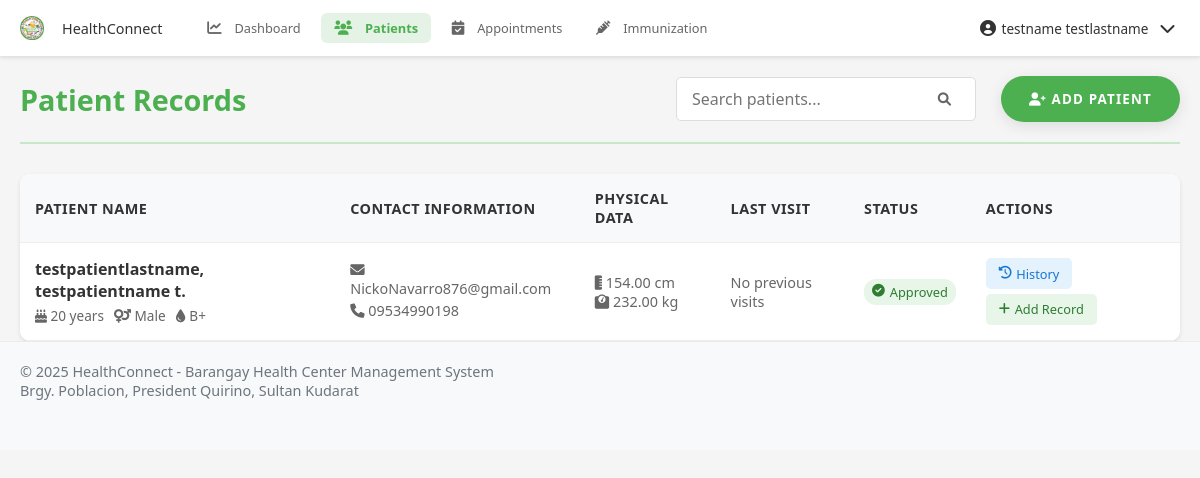
The app's page /pages/health_worker/patients.php (signed in) with its own data.
### tables this page shows
CREATE TABLE `patients` (
  `patient_id` int(11) NOT NULL,
  `user_id` int(11) DEFAULT NULL,
  `blood_type` varchar(5) DEFAULT NULL,
  `height` decimal(5,2) DEFAULT NULL,
  `weight` decimal(5,2) DEFAULT NULL,
  `emergency_contact_name` varchar(200) DEFAULT NULL,
  `emergency_contact_number` varchar(20) DEFAULT NULL,
  `emergency_contact_relationship` varchar(100) DEFAULT NULL,
  `created_at` timestamp NOT NULL DEFAULT current_timestamp(),
  `updated_at` timestamp NOT NULL DEFAULT current_timestamp() ON UPDATE current_timestamp(),
  `is_approved` tinyint(1) DEFAULT 0,
  `approved_at` timestamp NULL DEFAULT NULL
);

CREATE TABLE `users` (
  `user_id` int(11) NOT NULL,
  `role_id` int(11) DEFAULT NULL,
  `username` varchar(50) NOT NULL,
  `email` varchar(100) NOT NULL,
  `password` varchar(255) NOT NULL,
  `mobile_number` varchar(20) DEFAULT NULL,
  `first_name` varchar(100) NOT NULL,
  `middle_name` varchar(100) DEFAULT NULL,
  `last_name` varchar(100) NOT NULL,
  `gender` enum('Male','Female','Other') DEFAULT NULL,
  `date_of_birth` date DEFAULT NULL,
  `address` text DEFAULT NULL,
  `profile_picture` varchar(255) DEFAULT NULL,
  `is_active` tinyint(1) DEFAULT 1,
  `last_login` datetime DEFAULT NULL,
  `otp` varchar(6) DEFAULT NULL,
  `otp_expiry` datetime DEFAULT NULL,
  `created_at` timestamp NOT NULL DEFAULT current_timestamp(),
  `updated_at` timestamp NOT NULL DEFAULT current_timestamp() ON UPDATE current_timestamp()
);

### pages/health_worker/patients.php (the view, shortened to what this page needs)
<?php
$database = new Database();
$conn = $database->getConnection();
$query = "SELECT p.*, u.*, p.is_approved,
          COALESCE(mr.visit_date, 'No visits') as last_visit,
          COALESCE(mr.diagnosis, 'No diagnosis') as last_diagnosis
          FROM patients p
          JOIN users u ON p.user_id = u.user_id
          LEFT JOIN (
              SELECT patient_id, visit_date, diagnosis,
                     ROW_NUMBER() OVER (PARTITION BY patient_id ORDER BY visit_date DESC) as rn
              FROM medical_records
          ) mr ON mr.patient_id = p.patient_id AND mr.rn = 1
          WHERE p.is_approved = 1
          ORDER BY u.last_name, u.first_name";
$stmt = $conn->prepare($query);
$stmt->execute();
$patients = $stmt->fetchAll(PDO::FETCH_ASSOC);
?>
<!DOCTYPE html>
<html lang="en">
<head>
    <?php include '../../includes/header_links.php'; ?>
</head>
<body>
    <?php include '../../includes/navbar.php'; ?>
    <div class="container">
        <div class="page-header">
            <h1>Patient Records</h1>
            <div class="header-actions">
                <form class="search-form">
                    <input type="text" id="searchPatient" placeholder="Search patients...">
                    <button type="button"><i class="fas fa-search"></i></button>
                </form>
                <button class="btn btn-primary" onclick="showAddPatientModal()">
                    <i class="fas fa-user-plus"></i> Add Patient
                </button>
            </div>
        </div>
        <div class="patients-table-container">
            <?php if (empty($patients)): ?>
                <div class="no-results">
                    <i class="fas fa-user-injured"></i>
                    <h3>No Patients Found</h3>
                    <p>Add new patients using the button above.</p>
                </div>
            <?php else: ?>
            <table class="patients-table">
                <thead>
                    <tr>
                        <th>Patient Name</th>
                        <th>Contact Information</th>
                        <th>Physical Data</th>
                        <th>Last Visit</th>
                        <th>Status</th>
                        <th>Actions</th>
                    </tr>
                </thead>
                <tbody>
                    <?php foreach ($patients as $patient): ?>
                    <tr>
                        <td>
                            <div class="table-patient-name">
                                <?php echo htmlspecialchars($patient['last_name'] . ', ' . $patient['first_name']); ?>
                                <?php if ($patient['middle_name']): ?>
                                    <?php echo ' ' . htmlspecialchars($patient['middle_name'][0]) . '.'; ?>
                                <?php endif; ?>
                            </div>
                            <div class="table-demographics">
                                <span>
                                    <i class="fas fa-birthday-cake"></i>
                                    <?php
                                        $age = date_diff(date_create($patient['date_of_birth']), date_create('today'))->y;
                                        echo $age . ' years';
                                    ?>
                                </span>
                                <span>
                                    <i class="fas fa-venus-mars"></i>
                                    <?php echo htmlspecialchars($patient['gender']); ?>
                                </span>
                                <?php if ($patient['blood_type']): ?>
                                    <span>
                                        <i class="fas fa-tint"></i>
                                        <?php echo htmlspecialchars($patient['blood_type']); ?>
                                    </span>
                                <?php endif; ?>
                            </div>
                        </td>
                        <td>
                            <div class="table-contact-info">
                                <div><i class="fas fa-envelope"></i> <?php echo htmlspecialchars($patient['email']); ?></div>
                                <div><i class="fas fa-phone"></i> <?php echo htmlspecialchars($patient['mobile_number']); ?></div>
                            </div>
                        </td>
                        <td>
                            <div class="table-physical-data">
                                <?php if ($patient['height']): ?>
                                    <div><i class="fas fa-ruler-vertical"></i> <?php echo htmlspecialchars($patient['height']); ?> cm</div>
                                <?php endif; ?>
                                <?php if ($patient['weight']): ?>
                                    <div><i class="fas fa-weight"></i> <?php echo htmlspecialchars($patient['weight']); ?> kg</div>
                                <?php endif; ?>
                            </div>
                        </td>
                        <td>
                            <div class="table-last-visit">
                                <?php
                                    if ($patient['last_visit'] !== 'No visits') {
                                        echo date('M d, Y', strtotime($patient['last_visit']));
                                    } else {
                                        echo 'No previous visits';
                                    }
                                ?>
                            </div>
                        </td>
                        <td>
                            <span class="table-approval-status <?php echo $patient['is_approved'] ? 'status-approved' : 'status-pending'; ?>">
                                <i class="fas <?php echo $patient['is_approved'] ? 'fa-check-circle' : 'fa-clock'; ?>"></i>
                                <?php echo $patient['is_approved'] ? 'Approved' : 'Pending'; ?>
                            </span>
                        </td>
                        <td>
                            <div class="table-actions">
                                <a href="view_medical_history.php?patient_id=<?php echo $patient['patient_id']; ?>" class="btn-action btn-view">
                                    <i class="fas fa-history"></i> History
                                </a>
                                <button class="btn-action btn-edit" onclick="showAddRecordModal(<?php echo $patient['patient_id']; ?>)">
                                    <i class="fas fa-plus"></i> Add Record
                                </button>
                            </div>
                        </td>
                    </tr>
                    <?php endforeach; ?>
                </tbody>
            </table>
            <?php endif; ?>
        </div>
    </div>
    <?php include '../../includes/footer.php'; ?>
</body>
</html>

### assets/css/style.css (style rules this page uses)
:root { --primary-color: #4CAF50; --primary-dark: #388E3C; --primary-light: #C8E6C9; --accent-color: #FF5722; --text-primary: #212121; --text-secondary: #757575; --divider-color: #BDBDBD; --background-color: #F5F5F5; --white: #FFFFFF; --error: #F44336; --warning: #FFC107; --info: #2196F3; --success: #4CAF50; }
* { margin: 0; padding: 0; box-sizing: border-box; font-family: 'Poppins', 'Segoe UI', Arial, sans-serif; }
html, body { height: 100%; background-color: var(--background-color); color: var(--text-primary); font-size: 16px; overflow-x: hidden; }
a { color: var(--primary-dark); text-decoration: none; transition: color 0.3s ease; }
.container { width: 100%; max-width: 1200px; margin: 0 auto; padding: 0 20px; }
.btn { display: inline-block; padding: 14px 28px; background-color: var(--primary-color); color: var(--white); border-radius: 30px; font-weight: 600; text-transform: uppercase; letter-spacing: 1.2px; transition: all 0.3s ease; cursor: pointer; border: none; box-shadow: 0 4px 15px rgba(0,0,0,0.1); }
.page-header { display: flex; justify-content: space-between; align-items: center; margin-bottom: 30px; padding: 20px 0; border-bottom: 2px solid var(--primary-light); }
.page-header h1 { color: var(--primary-color); margin: 0; font-size: 1.8rem; }
.header-actions { display: flex; gap: 15px; align-items: center; }
.search-form { display: flex; gap: 10px; align-items: center; }
.search-form input { padding: 8px 15px; border: 1px solid var(--divider-color); border-radius: 6px; min-width: 250px; font-size: 0.95rem; }
.search-form button { background: var(--primary-color); color: white; border: none; padding: 8px 15px; border-radius: 6px; cursor: pointer; transition: background-color 0.3s ease; }
.btn-action { padding: 6px 12px; border-radius: 4px; border: none; cursor: pointer; font-size: 0.9rem; display: inline-flex; align-items: center; gap: 5px; transition: all 0.3s ease; }
.btn-view { background: var(--info); color: white; }
.btn-edit { background: var(--primary-color); color: white; }
body { padding-top: 60px; padding-bottom: 70px; }

### includes/navbar.php (style rules this page uses)
body { padding-top: 48px; padding-bottom: 56px; }
@media (min-width: 769px) { body { padding-bottom: 0; } }
@media (min-width: 769px) { body { padding-top: 56px; } }

### records on screen
patients: user.first_name "testpatientlastname, testpatientname", user.middle_name "t", user.date_of_birth "20", user.gender "Male", blood_type "B+", user.email "NickoNavarro876@gmail.com", user.mobile_number "09534990198", height "154.00", weight "232.00", is_approved 1 (drawn)

### other values on screen
$_SESSION['name'] "testname testlastname"
